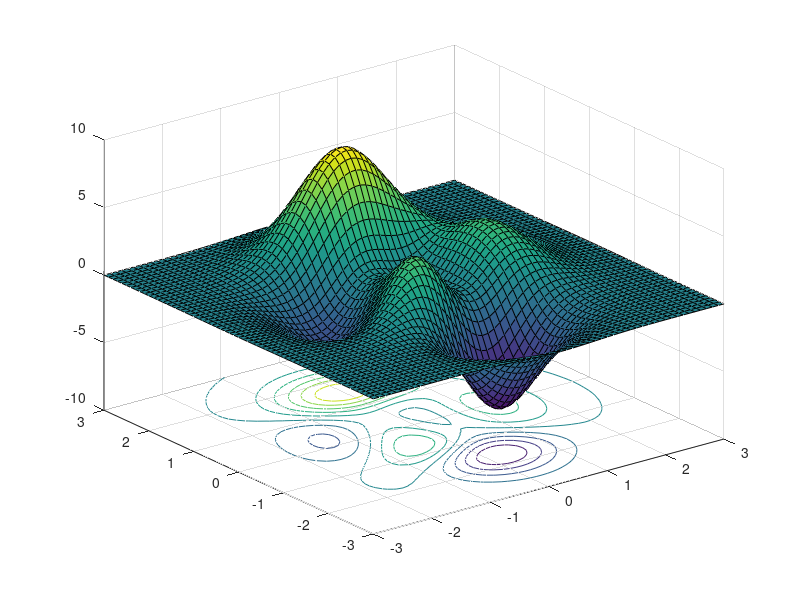

This chart was generated by the following MATLAB code: (Note: this script raises an error after producing the figure.)
function [] = Optimization()
% Determines the local max/min of the function given.
%% Plot
x = -3:1/10:3;
y = -3:1/10:3;
[Xf, Yf] = meshgrid(x, y);
func = (3.*(1-Xf).^2.*exp(-Xf.^2-(Yf+1).^2)) - ...
    10.*((Xf/5)-Xf.^3-Yf.^5).*exp(-Xf.^2-Yf.^2) - ...
    (1/3).*exp(-(Xf+Yf).^2-Yf.^2);
surfc(x(:), y(:), func);
hold on

%% Solving
% Function
syms f(X,Y)
f(X,Y) = (3.*(1-X).^2.*exp(-X.^2-(Y+1).^2)) - ...
    10.*((X/5)-X.^3-Y.^5).*exp(-X.^2-Y.^2) - ...
    (1/3).*exp(-(X+Y).^2-Y.^2);

% Differentials
dX = diff(f, X, 1);
dX2 = diff(f, X, 2);
dY = diff(f, Y, 1);
dY2 = diff(f, Y, 2);
dXY = diff(f, X, Y);

% Inputs
x0 = 1;
y0 = -1;
local = 'max'; % either max or min
step = 0.04;

% Conditions
next = [x0; y0];
grad = [1; 1]; % initialize gradient
tol = 1e-6; % emulate zero because gradient will never reach exactly 0.
count = 0; % number of takes to reach local max/min

% debug
% plot
plot3(next(1), next(2), f(next(1),next(2)), 'mo', 'MarkerSize', 8, 'LineWidth', 3);

% Find Local
while (abs(grad(1)) >= tol && abs(grad(2)) >= tol) ... % stop when it reaches "zero"
        && (abs(next(1)) <= 3 && abs(next(2)) <= 3) ... % prevent it going out of bounds
        && (count < 500) % prevent it from going on forever
    count = count + 1;
    grad = [double(dX(next(1),next(2))); ...
        double(dY(next(1),next(2)))];
    if strcmp(local, 'min')
        next = next - step*(grad);
    elseif strcmp(local, 'max')
        next = next + step*(grad);
    end
    % debug
    % disp(next);
    plot3(next(1), next(2), f(next(1),next(2)), 'ro', 'MarkerSize', 8, 'LineWidth', 2); 
end

Hess = [double(dX2(next(1),next(2))), double(dXY(next(1),next(2))); ...
    double(dXY(next(1),next(2))), double(dY2(next(1),next(2)))];
detHess = det(Hess);

% debug
% disp(Hess);

% Determine Case
if detHess < 0
    disp("Saddle at: ");
    disp(next);
    disp("Steps to convergence: ");
    disp(count);
elseif detHess == 0
    disp("Inconclusive");
else
    if double(dX2(next(1),next(2))) > 0
        disp("Local min at: ");
        disp(next);
        disp("Steps to convergence: ");
        disp(count);
    else
        disp("Local max at: ");
        disp(next);
        disp("Steps to convergence: ");
        disp(count);
    end
end

end